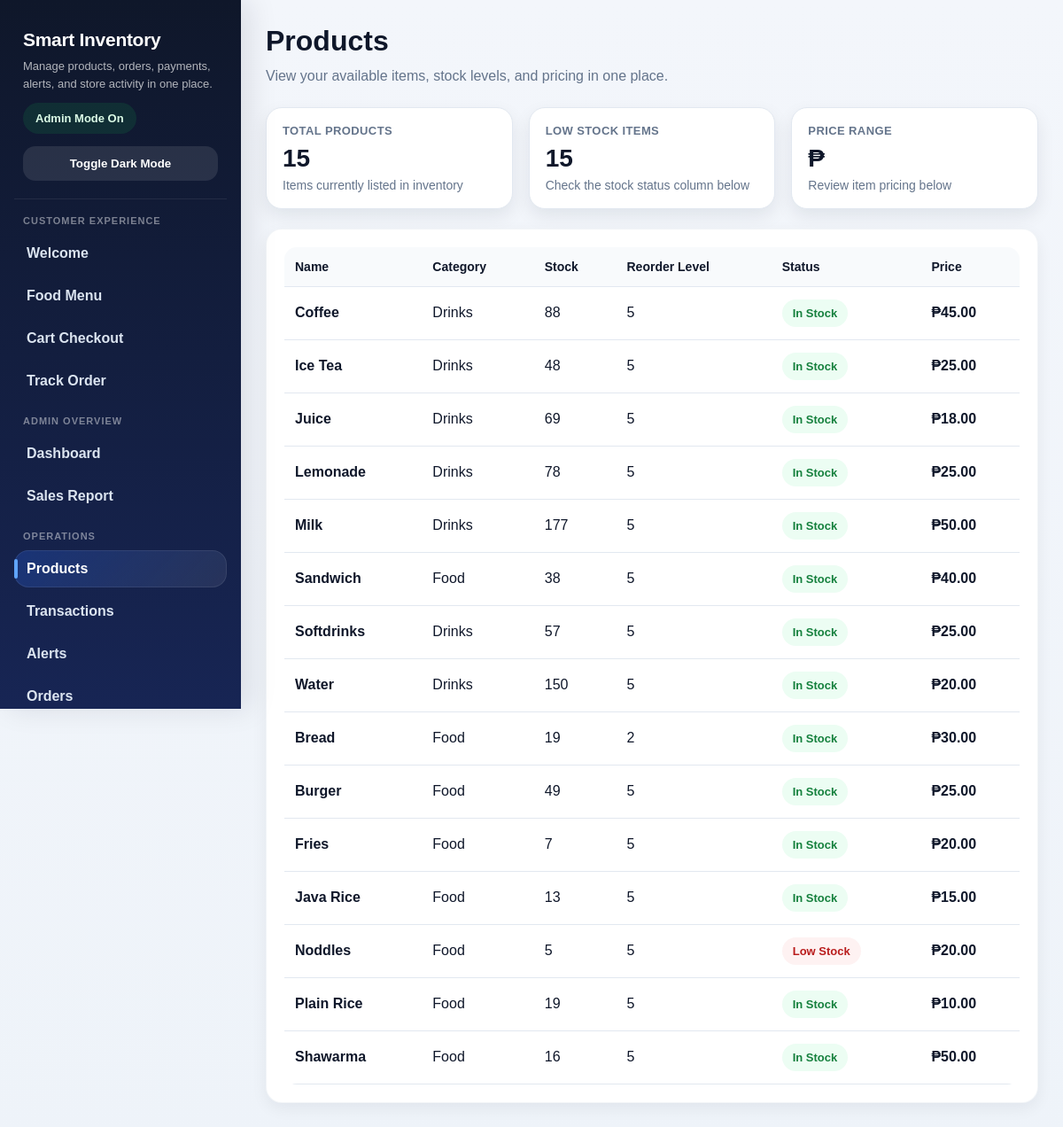
Screenshot of /products/ (signed in) with the database file from the repository.
### store/models.py (models this page shows, shortened)
class Product(models.Model):
    name = models.CharField(max_length=150)
    category = models.CharField(max_length=100, blank=True)
    description = models.TextField(blank=True, default='')
    stock = models.IntegerField(default=0)
    reorder_level = models.IntegerField(default=5)
    price = models.DecimalField(max_digits=10, decimal_places=2)
    is_active = models.BooleanField(default=True)
    image = models.ImageField(upload_to='products/', blank=True, null=True)

### store/views.py (the view)
# urls.py: path('products/', views.product_list, name='product_list'),
def product_list(request):
    if not require_store_admin(request):
        return redirect('food_menu')
    products = Product.objects.all().order_by('name')
    return render(request, 'store/products.html', {'products': products})

### store/views.py (called while the page is built)
def is_store_admin(request):
    return request.session.get('store_admin_unlocked', False)

def require_store_admin(request):
    if not is_store_admin(request):
        messages.error(request, 'Admin access is required for that action.')
        return False
    return True

### store/templates/store/products.html (shortened to what this page needs)
{% extends 'store/base.html' %}
{% block content %}
<div class="page-header">
    <div>
        <h1>Products</h1>
        <p class="page-subtitle">View your available items, stock levels, and pricing in one place.</p>
    </div>
</div>
<div class="summary-grid">
    <div class="summary-card">
        <div class="summary-label">Total Products</div>
        <div class="summary-value">{{ products|length }}</div>
        <div class="summary-note">Items currently listed in inventory</div>
    </div>
    <div class="summary-card">
        <div class="summary-label">Low Stock Items</div>
        <div class="summary-value">
            {% regroup products by category as grouped_products %}
            {{ products|length }}
        </div>
        <div class="summary-note">Check the stock status column below</div>
    </div>
    <div class="summary-card">
        <div class="summary-label">Price Range</div>
        <div class="summary-value">₱</div>
        <div class="summary-note">Review item pricing below</div>
    </div>
</div>
<div class="section">
    <div class="table-wrap">
        <table>
            <tr>
                <th>Name</th>
                <th>Category</th>
                <th>Stock</th>
                <th>Reorder Level</th>
                <th>Status</th>
                <th>Price</th>
            </tr>
            {% for product in products %}
            <tr>
                <td style="font-weight: 700; text-transform: capitalize;">{{ product.name }}</td>
                <td style="text-transform: capitalize;">{{ product.category|default:"uncategorized" }}</td>
                <td>{{ product.stock }}</td>
                <td>{{ product.reorder_level }}</td>
                <td>
                    {% if product.stock <= product.reorder_level %}
                        <span class="stock-badge stock-low">Low Stock</span>
                    {% else %}
                        <span class="stock-badge stock-good">In Stock</span>
                    {% endif %}
                </td>
                <td class="price-text">₱{{ product.price }}</td>
            </tr>
            {% empty %}
            <tr>
                <td colspan="6">No products found.</td>
            </tr>
            {% endfor %}
        </table>
    </div>
</div>
{% endblock %}

### store/templates/store/base.html (style rules this page uses)
:root { --bg: #f3f6fb; --bg-soft: #eef3f9; --surface: #ffffff; --surface-soft: #f8fafc; --sidebar: #0f172a; --sidebar-2: #172554; --sidebar-text: #dbe4f0; --text: #0f172a; --muted: #64748b; --border: #e2e8f0; --primary: #2563eb; --primary-hover: #1d4ed8; --success: #16a34a; --danger: #dc2626; --warning: #f59e0b; --info: #2563eb; --shadow-sm: 0 6px 18px rgba(15, 23, 42, 0.06); --shadow-md: 0 10px 28px rgba(15, 23, 42, 0.10); --radius: 18px; --radius-sm: 12px; }
* { box-sizing: border-box; margin: 0; padding: 0; font-family: Arial, sans-serif; }
html { scroll-behavior: smooth; }
body { background: linear-gradient(180deg, var(--bg) 0%, var(--bg-soft) 100%); color: var(--text); transition: background 0.25s ease, color 0.25s ease; }
.section { background: var(--surface); border-radius: var(--radius); padding: 20px; margin-bottom: 24px; box-shadow: var(--shadow-sm); border: 1px solid rgba(226,232,240,0.45); transition: background 0.25s ease, border-color 0.25s ease; }
.table-wrap { overflow-x: auto; }
table { width: 100%; border-collapse: collapse; overflow: hidden; border-radius: 14px; }
table th, table td { padding: 14px 12px; border-bottom: 1px solid var(--border); text-align: left; vertical-align: middle; color: var(--text); }
table th { background: var(--surface-soft); font-size: 14px; font-weight: 800; }

### store/templates/store/products.html (style rules this page uses)
.page-header { display: flex; justify-content: space-between; align-items: flex-start; gap: 14px; flex-wrap: wrap; margin-bottom: 22px; }
.page-subtitle { color: #64748b; margin-top: 8px; line-height: 1.6; }
.summary-grid { display: grid; grid-template-columns: repeat(auto-fit, minmax(220px, 1fr)); gap: 18px; margin-bottom: 22px; }
.summary-card { background: white; border-radius: 18px; padding: 18px; box-shadow: 0 8px 20px rgba(15, 23, 42, 0.08); border: 1px solid #e2e8f0; }
.summary-label { color: #64748b; font-size: 13px; font-weight: 800; text-transform: uppercase; margin-bottom: 8px; letter-spacing: 0.4px; }
.summary-value { font-size: 28px; font-weight: 800; color: #0f172a; }
.summary-note { margin-top: 6px; color: #64748b; font-size: 14px; }
.stock-badge { display: inline-block; padding: 8px 12px; border-radius: 999px; font-size: 13px; font-weight: 800; }
.stock-good { background: #ecfdf3; color: #15803d; }
.stock-low { background: #fef2f2; color: #b91c1c; }
.price-text { font-weight: 800; color: #0f172a; }

### rows the page displays
Product: name "Coffee", category "Drinks", stock "88", reorder_level "5", shows "In Stock", price "45.00"
Product: name "Ice Tea", category "Drinks", stock "48", reorder_level "5", shows "In Stock", price "25.00"
Product: name "Juice", category "Drinks", stock "69", reorder_level "5", shows "In Stock", price "18.00"
Product: name "Lemonade", category "Drinks", stock "78", reorder_level "5", shows "In Stock", price "25.00"
Product: name "Milk", category "Drinks", stock "177", reorder_level "5", shows "In Stock", price "50.00"
Product: name "Sandwich", category "Food", stock "38", reorder_level "5", shows "In Stock", price "40.00"
Product: name "Softdrinks", category "Drinks", stock "57", reorder_level "5", shows "In Stock", price "25.00"
Product: name "Water", category "Drinks", stock "150", reorder_level "5", shows "In Stock", price "20.00"
Product: name "Bread", category "Food", stock "19", reorder_level "2", shows "In Stock", price "30.00"
Product: name "Burger", category "Food", stock "49", reorder_level "5", shows "In Stock", price "25.00"
Product: name "Fries", category "Food", stock "7", reorder_level "5", shows "In Stock", price "20.00"
Product: name "Java Rice", category "Food", stock "13", reorder_level "5", shows "In Stock", price "15.00"
Product: name "Noddles", category "Food", stock "5", reorder_level "5", shows "Low Stock", price "20.00"
Product: name "Plain Rice", category "Food", stock "19", reorder_level "5", shows "In Stock", price "10.00"
Product: name "Shawarma", category "Food", stock "16", reorder_level "5", shows "In Stock", price "50.00"

### other values shown
{{ products|length }} "15"
